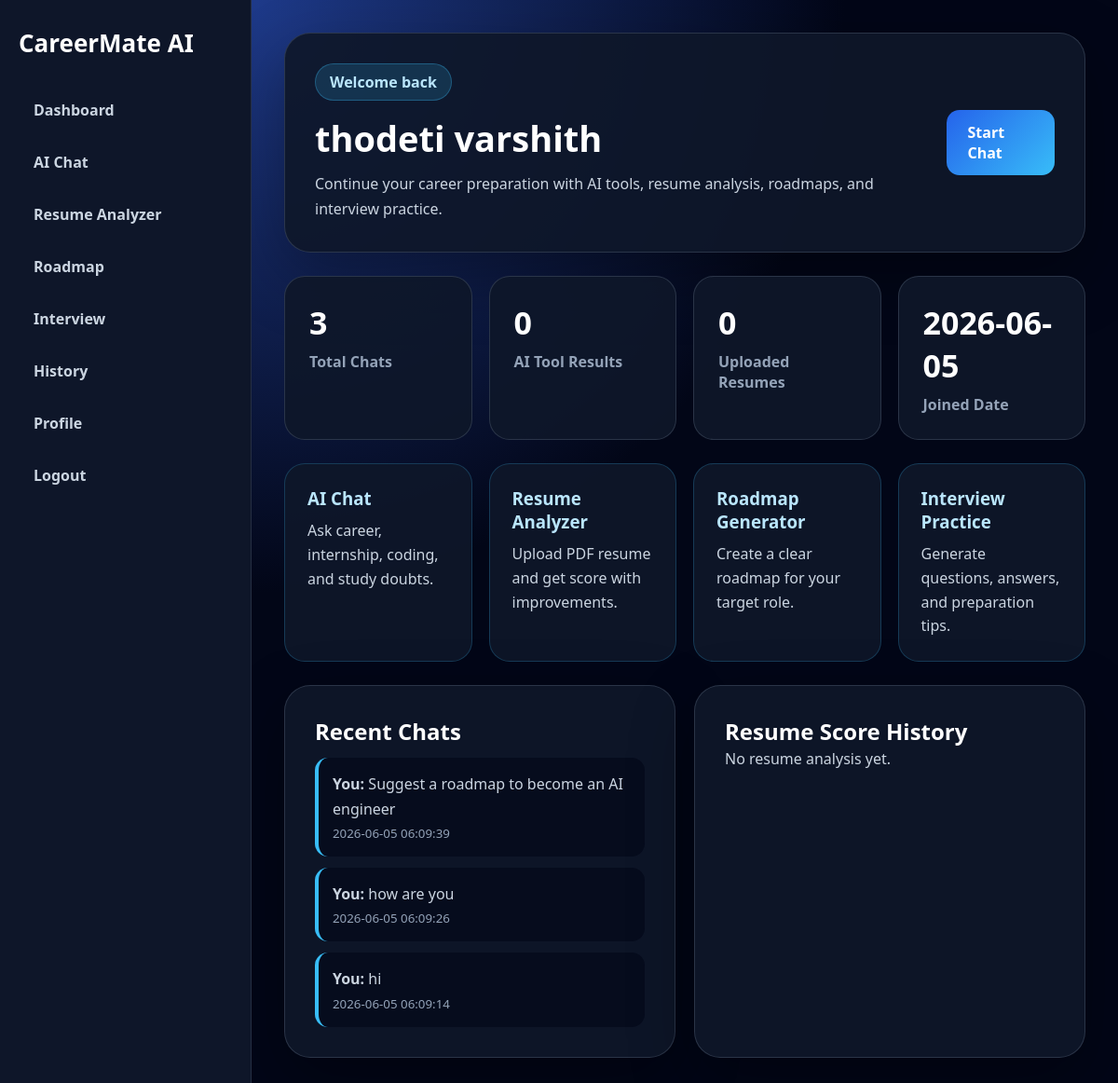
The app's page /dashboard (signed in) with its own data.
### tables this page shows
CREATE TABLE users (
            id INTEGER PRIMARY KEY AUTOINCREMENT,
            name TEXT NOT NULL,
            email TEXT UNIQUE NOT NULL,
            password TEXT NOT NULL,
            created_at TIMESTAMP DEFAULT CURRENT_TIMESTAMP
        );

CREATE TABLE chat_history (
            id INTEGER PRIMARY KEY AUTOINCREMENT,
            user_id INTEGER NOT NULL,
            user_message TEXT NOT NULL,
            bot_response TEXT NOT NULL,
            created_at TIMESTAMP DEFAULT CURRENT_TIMESTAMP,
            FOREIGN KEY (user_id) REFERENCES users(id)
        );

### app.py (the view)
@app.route("/dashboard")
def dashboard():
    if not login_required():
        return redirect(url_for("login"))
    user, chat_count, tool_count, resume_count = get_user_profile(session["user_id"])
    recent_chats = get_user_chat_history(session["user_id"])[:5]
    resume_results = get_user_tool_results(session["user_id"], "resume")[:5]
    roadmap_results = get_user_tool_results(session["user_id"], "roadmap")[:5]
    interview_results = get_user_tool_results(session["user_id"], "interview")[:5]
    return render_template(
        "dashboard.html",
        user=user,
        chat_count=chat_count,
        tool_count=tool_count,
        resume_count=resume_count,
        recent_chats=recent_chats,
        resume_results=resume_results,
        roadmap_results=roadmap_results,
        interview_results=interview_results,
        is_admin=is_admin()
    )

### app.py (called while the page is built)
def login_required():
    return "user_id" in session

def is_admin():
    return session.get("user_email") == ADMIN_EMAIL

### database.py (called while the page is built, shortened)
def get_connection():
    return sqlite3.connect(DB_NAME)

def get_user_chat_history(user_id, search_query=None):
    conn = get_connection()
    cursor = conn.cursor()
    if search_query:
        keyword = f"%{search_query}%"
        cursor.execute("""
            SELECT id, user_message, bot_response, created_at
            FROM chat_history
            WHERE user_id = ?
            AND (user_message LIKE ? OR bot_response LIKE ?)
            ORDER BY id DESC
        """, (user_id, keyword, keyword))
    else:
        cursor.execute("""
            SELECT id, user_message, bot_response, created_at
            FROM chat_history
            WHERE user_id = ?
            ORDER BY id DESC
        """, (user_id,))
    chats = cursor.fetchall()
    conn.close()
    return chats

def get_user_profile(user_id):
    conn = get_connection()
    cursor = conn.cursor()
    cursor.execute("""
        SELECT id, name, email, created_at
        FROM users
        WHERE id = ?
    """, (user_id,))
    user = cursor.fetchone()
    cursor.execute("SELECT COUNT(*) FROM chat_history WHERE user_id = ?", (user_id,))
    chat_count = cursor.fetchone()[0]
    cursor.execute("SELECT COUNT(*) FROM tool_results WHERE user_id = ?", (user_id,))
    tool_count = cursor.fetchone()[0]
    cursor.execute("SELECT COUNT(*) FROM uploaded_resumes WHERE user_id = ?", (user_id,))
    resume_count = cursor.fetchone()[0]
    conn.close()
    return user, chat_count, tool_count, resume_count

def get_user_tool_results(user_id, tool_type=None):
    conn = get_connection()
    cursor = conn.cursor()
    if tool_type:
        cursor.execute("""
            SELECT id, tool_type, input_text, result_text, score, created_at
            FROM tool_results
            WHERE user_id = ? AND tool_type = ?
            ORDER BY id DESC
        """, (user_id, tool_type))
    results = cursor.fetchall()
    conn.close()
    return results

### templates/dashboard.html (shortened to what this page needs)
<!DOCTYPE html>
<html lang="en">
<head>
    <link rel="stylesheet" href="{{ url_for('static', filename='style.css') }}">
</head>
<body>
<div class="app-layout">
    <aside class="sidebar">
        <h2>CareerMate AI</h2>
        <a href="{{ url_for('dashboard') }}">Dashboard</a>
        <a href="{{ url_for('chat') }}">AI Chat</a>
        <a href="{{ url_for('resume_analyzer') }}">Resume Analyzer</a>
        <a href="{{ url_for('roadmap') }}">Roadmap</a>
        <a href="{{ url_for('interview') }}">Interview</a>
        <a href="{{ url_for('history') }}">History</a>
        <a href="{{ url_for('profile') }}">Profile</a>
        <a href="{{ url_for('logout') }}">Logout</a>
    </aside>
    <main class="main-content">
        <section class="hero-card">
            <div>
                <span class="badge">Welcome back</span>
                <h1>{{ user[1] }}</h1>
                <p>
                    Continue your career preparation with AI tools,
                    resume analysis, roadmaps, and interview practice.
                </p>
            </div>
            <a class="primary-btn" href="{{ url_for('chat') }}">Start Chat</a>
        </section>
        <section class="stats-grid">
            <div class="stat-card">
                <h2>{{ chat_count }}</h2>
                <p>Total Chats</p>
            </div>
            <div class="stat-card">
                <h2>{{ tool_count }}</h2>
                <p>AI Tool Results</p>
            </div>
            <div class="stat-card">
                <h2>{{ resume_count }}</h2>
                <p>Uploaded Resumes</p>
            </div>
            <div class="stat-card">
                <h2>{{ user[3][:10] }}</h2>
                <p>Joined Date</p>
            </div>
        </section>
        <section class="tool-grid">
            <a href="{{ url_for('chat') }}" class="tool-card-small">
                <h3>AI Chat</h3>
                <p>Ask career, internship, coding, and study doubts.</p>
            </a>
            <a href="{{ url_for('resume_analyzer') }}" class="tool-card-small">
                <h3>Resume Analyzer</h3>
                <p>Upload PDF resume and get score with improvements.</p>
            </a>
            <a href="{{ url_for('roadmap') }}" class="tool-card-small">
                <h3>Roadmap Generator</h3>
                <p>Create a clear roadmap for your target role.</p>
            </a>
            <a href="{{ url_for('interview') }}" class="tool-card-small">
                <h3>Interview Practice</h3>
                <p>Generate questions, answers, and preparation tips.</p>
            </a>
        </section>
        <section class="two-column">
            <div class="panel">
                <h2>Recent Chats</h2>
                {% if recent_chats %}
                    {% for chat in recent_chats %}
                    <div class="mini-item">
                        <p><strong>You:</strong> {{ chat[1] }}</p>
                        <small>{{ chat[3] }}</small>
                    </div>
                    {% endfor %}
                {% else %}
                    <p class="muted">No recent chats yet.</p>
                {% endif %}
            </div>
            <div class="panel">
                <h2>Resume Score History</h2>
                {% if resume_results %}
                    {% for item in resume_results %}
                    <div class="mini-item">
                        <p><strong>Score:</strong> {{ item[4] if item[4] else 'N/A' }}/100</p>
                        <small>{{ item[5] }}</small>
                    </div>
                    {% endfor %}
                {% else %}
                    <p class="muted">No resume analysis yet.</p>
                {% endif %}
            </div>
        </section>
    </main>
</div>
</body>
</html>

### static/style.css (style rules this page uses)
* { margin: 0; padding: 0; box-sizing: border-box; }
body { min-height: 100vh; background: #020617; color: white; font-family: "Segoe UI", Arial, sans-serif; }
.app-layout { display: flex; min-height: 100vh; }
.sidebar { width: 270px; background: rgba(15, 23, 42, 0.98); border-right: 1px solid rgba(148, 163, 184, 0.18); padding: 28px 20px; position: fixed; left: 0; top: 0; bottom: 0; }
.sidebar h2 { font-size: 26px; margin-bottom: 30px; color: white; }
.sidebar a { display: block; color: #cbd5e1; text-decoration: none; padding: 13px 16px; border-radius: 14px; margin-bottom: 8px; font-weight: 700; }
.main-content { margin-left: 270px; width: calc(100% - 270px); min-height: 100vh; padding: 35px; background: radial-gradient(circle at top left, #1e3a8a, #020617 42%, #020617); }
.hero-card, .panel, .chat-shell { background: rgba(15, 23, 42, 0.92); border: 1px solid rgba(148, 163, 184, 0.22); border-radius: 28px; padding: 32px; margin-bottom: 25px; box-shadow: 0 25px 70px rgba(0, 0, 0, 0.32); }
.hero-card { display: flex; justify-content: space-between; align-items: center; gap: 25px; }
.hero-card h1, .panel h1 { font-size: 38px; margin-bottom: 10px; }
.hero-card p, .panel p, .muted { color: #cbd5e1; line-height: 1.7; }
.badge { display: inline-block; background: rgba(56, 189, 248, 0.16); color: #bae6fd; border: 1px solid rgba(56, 189, 248, 0.3); padding: 8px 15px; border-radius: 999px; font-weight: 800; margin-bottom: 14px; }
.primary-btn, .small-btn, .tool-form button, .search-form button, .result-actions button { display: inline-block; background: linear-gradient(135deg, #2563eb, #38bdf8); color: white; border: none; padding: 13px 22px; border-radius: 14px; text-decoration: none; font-weight: 900; cursor: pointer; }
.stats-grid { display: grid; grid-template-columns: repeat(4, 1fr); gap: 18px; margin-bottom: 25px; }
.stat-card { background: rgba(15, 23, 42, 0.92); border: 1px solid rgba(148, 163, 184, 0.22); border-radius: 22px; padding: 26px; }
.stat-card h2 { font-size: 34px; margin-bottom: 8px; }
.stat-card p { color: #94a3b8; font-weight: 700; }
.tool-grid { display: grid; grid-template-columns: repeat(4, 1fr); gap: 18px; margin-bottom: 25px; }
.tool-card-small { background: rgba(15, 23, 42, 0.92); border: 1px solid rgba(56, 189, 248, 0.22); border-radius: 22px; padding: 24px; text-decoration: none; color: white; transition: 0.25s; }
.tool-card-small h3 { color: #bae6fd; margin-bottom: 10px; }
.tool-card-small p { color: #cbd5e1; line-height: 1.6; }
.two-column { display: grid; grid-template-columns: 1fr 1fr; gap: 20px; }
.mini-item { background: rgba(2, 6, 23, 0.58); border-left: 4px solid #38bdf8; border-radius: 14px; padding: 15px; margin-top: 12px; }
.mini-item small { color: #94a3b8; }

### records on screen
users: name "thodeti varshith", created_at "2026-06-05"
chat_history: user_message "Suggest a roadmap to become an AI engineer", created_at "2026-06-05 06:09:39"
chat_history: user_message "how are you", created_at "2026-06-05 06:09:26"
chat_history: user_message "hi", created_at "2026-06-05 06:09:14"

### other values on screen
{{ chat_count }} "3"
{{ tool_count }} "0"
{{ resume_count }} "0"
